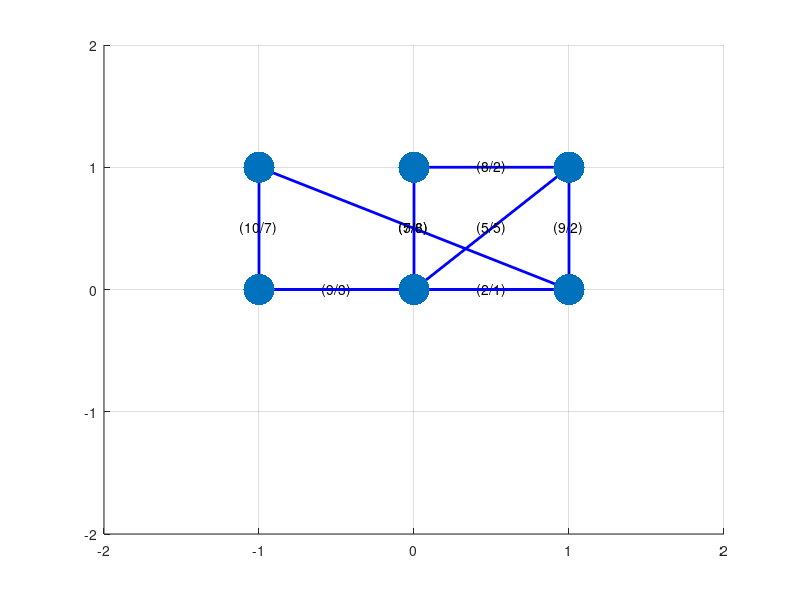

MATLAB code for this plot: (Note: this script raises an error after producing the figure.)
%源码博客：https://blog.csdn.net/qq_29831163/article/details/89787628

function lowcostflow
    clc;
    clear; 
    global M num
    c = zeros(6);
    u = zeros(6);
    c(1,2) = 2; c(1,4) = 8; c(2,3) = 2; c(2,4) = 5;
    c(3,4) = 1; c(3,6) = 6; c(4,5) = 3; c(5,3) = 4; c(5,6) = 7;
    u(1,2) = 8; u(1,4) = 7; u(2,3) = 9; u(2,4) = 5;
    u(3,4) = 2; u(3,6) = 5; u(4,5) = 9; u(5,3) = 6; u(5,6) = 10;
    num = size(u, 1);
    M = sum(sum(u)) * num^2;
    [flow, val] = mincostmaxflow(u, c)
   
    % 绘制初始图
    plotGraph(c, u, 'Initial Graph');
    
    % 计算并绘制最终路线
    plotGraph(c, flow, 'Final Flow Path', 'red');
end

% 求最短路径函数
function path = floydpath(w)
    global M num
    w = w + ((w == 0) - eye(num)) * M;
    p = zeros(num);
    for k = 1:num
        for i = 1:num
            for j = 1:num
                if w(i,j) > w(i,k) + w(k,j)
                    w(i,j) = w(i,k) + w(k,j);
                    p(i,j) = k;
                end
            end
        end
    end
    if w(1,num) == M
        path = [];
    else
        path = zeros(num);
        s = 1; t = num; m = p(s,t);
        while ~isempty(m)
            if m(1)
                s = [s,m(1)]; t = [t,t(1)]; t(1) = m(1);
                m(1) = []; m = [p(s(1),t(1)),m,p(s(end),t(end))];
            else
                path(s(1),t(1)) = 1; s(1) = []; m(1) = []; t(1) = [];
            end
        end
    end
end

% 最小费用最大流函数
function [flow,val] = mincostmaxflow(rongliang,cost,flowvalue)
    % 第一个参数：容量矩阵；第二个参数：费用矩阵；
    % 前两个参数必须在不通路处置零
    % 第三个参数：指定容量值（可以不写，表示求最小费用最大流）
    % 返回值 flow 为可行流矩阵,val 为最小费用值
    global M
    flow = zeros(size(rongliang));
    allflow = sum(flow(1,:));
    if nargin < 3
        flowvalue = M;
    end 
    while allflow < flowvalue
        w = (flow < rongliang) .* cost - ((flow > 0) .* cost)';
        path = floydpath(w); % 调用 floydpath 函数
        if isempty(path)
            val = sum(sum(flow .* cost));
            return;
        end
        theta = min(min(path .* (rongliang - flow) + (path .* (rongliang - flow) == 0) .* M));
        theta = min([min(path' .* flow + (path' .* flow == 0) .* M), theta]);
        flow = flow + (rongliang > 0) .* (path - path') .* theta;
        allflow = sum(flow(1,:));
    end
    val = sum(sum(flow .* cost));
end

% 绘制图的函数
function plotGraph(capacity, flow, titleText, edgeColor)
    global num
    
    % 定义节点位置
    pos = [
        0, 1;
        1, 1;
        1, 0;
        0, 0;
        -1, 0;
        -1, 1];
    
    figure;
    hold on;
    axis([-2 2 -2 2]);
    grid on;
    
    % 绘制所有边
    for i = 1:num
        for j = 1:num
            if capacity(i,j) > 0
                x = [pos(i,1), pos(j,1)];
                y = [pos(i,2), pos(j,2)];
                plot(x, y, '-', 'LineWidth', 2, 'Color', 'blue');
                
                % 显示容量和流量
                midX = mean(x);
                midY = mean(y);
                text(midX, midY, sprintf('(%d/%d)', flow(i,j), capacity(i,j)), ...
                     'HorizontalAlignment', 'center', 'VerticalAlignment', 'middle', 'FontSize', 10);
            end
        end
    end
    
    % 绘制最终路线的边
    if nargin >= 4 && ischar(edgeColor)
        for i = 1:num
            for j = 1:num
                if flow(i,j) > 0
                    x = [pos(i,1), pos(j,1)];
                    y = [pos(i,2), pos(j,2)];
                    plot(x, y, '-', 'LineWidth', 2, 'Color', edgeColor);
                end
            end
        end
    end
    
    % 绘制节点
    scatter(pos(:,1), pos(:,2), 500, 'filled');
    text(pos(:,1), pos(:,2)+0.1, compose('Node %d', 1:num), ...
         'HorizontalAlignment', 'center', 'VerticalAlignment', 'bottom', 'FontSize', 12);
    
    title(titleText);
    xlabel('X-axis');
    ylabel('Y-axis');
    legend('Capacity/Flow', 'Final Flow Path');
    hold off;
end



